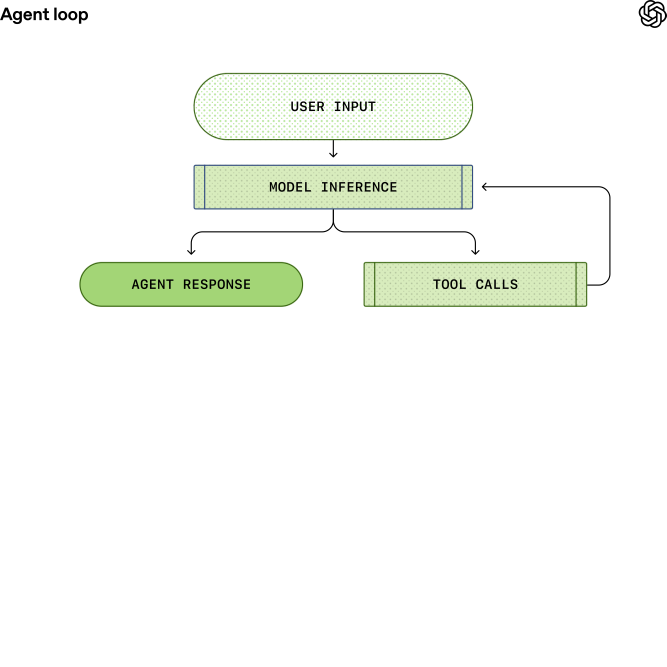
#> input picture skills-source/owned/codex-agent-loop/assets/openai-unrolling-the-codex-agent-loop/agent-loop.png, 2000 x 2000 px (shown at 1/3 size)
$ python -i panel_compose.py   (imports and definitions only)
#> lines starting #> are read from the running program, lines starting #| are printed output that depends on the picture
#!/usr/bin/env python3
from __future__ import annotations

import argparse
from pathlib import Path
from PIL import Image, ImageDraw, ImageFont

FONT_CANDIDATES = [
    "/System/Library/Fonts/Supplemental/Bradley Hand Bold.ttf",
    "/System/Library/Fonts/Noteworthy.ttc",
    "/System/Library/Fonts/MarkerFelt.ttc",
    "/System/Library/Fonts/Supplemental/ChalkboardSE.ttc",
    "/System/Library/Fonts/Supplemental/Chalkboard.ttc",
]


def load_font(size: int, explicit_path: str | None = None) -> tuple[ImageFont.FreeTypeFont | ImageFont.ImageFont, str]:
    candidates = [explicit_path] if explicit_path else []
    candidates.extend(FONT_CANDIDATES)
    for path in candidates:
        if not path:
            continue
        p = Path(path)
        if p.exists():
            try:
                return ImageFont.truetype(str(p), size=size), str(p)
            except Exception:
                continue
    return ImageFont.load_default(), "PIL default"


def text_size(draw: ImageDraw.ImageDraw, text: str, font) -> tuple[int, int]:
    if not text:
        return 0, 0
    l, t, r, b = draw.multiline_textbbox((0, 0), text, font=font, spacing=6)
    return r - l, b - t


def wrap_text(draw: ImageDraw.ImageDraw, text: str, font, max_width: int) -> str:
    if not text:
        return ""
    paragraphs = text.splitlines() or [text]
    out_lines: list[str] = []
    for paragraph in paragraphs:
        if not paragraph.strip():
            out_lines.append("")
            continue
        words = paragraph.split()
        current = words[0]
        for word in words[1:]:
            candidate = f"{current} {word}"
            width, _ = text_size(draw, candidate, font)
            if width <= max_width:
                current = candidate
            else:
                out_lines.append(current)
                current = word
        out_lines.append(current)
    return "\n".join(out_lines)


def line_height(draw: ImageDraw.ImageDraw, font, spacing: int = 0) -> int:
    l, t, r, b = draw.textbbox((0, 0), "Ag", font=font)
    return (b - t) + spacing


# [74 lines left out: functions phrase_boxes, draw_marker_swatch, draw_rough_underline, parse_rgba, not called in this run]


def compose_panel(
    image_path: Path,
    out_path: Path,
    kicker: str = "",
    title: str = "",
    subtitle: str = "",
    brand: str = "",
    footer: str = "",
    bottom_note: str = "",
    font_path: str | None = None,
    title_size: int = 62,
    subtitle_size: int = 34,
    kicker_size: int = 34,
    footer_size: int = 26,
    highlight_title: str = "",
    highlight_subtitle: str = "",
    highlight_style: str = "swash",
    highlight_color: tuple[int, int, int, int] = (175, 175, 175, 90),
    highlight_width: int = 3,
    highlight_pad: int = 2,
    title_highlight_color: tuple[int, int, int, int] | None = None,
    subtitle_highlight_color: tuple[int, int, int, int] | None = None,
    crop_px: int = 0,
    border_px: int = 4,
    outer_pad_x: int = 44,
    outer_pad_y: int = 30,
    band_gap: int = 18,
    divider_gap: int = 22,
) -> dict:
#> called with out_path = 'out.png', kicker = '', title = '', subtitle = '', brand = '', footer = '', bottom_note = '', title_size = 62
    base = Image.open(image_path).convert("RGBA")
#> base is the input picture: PIL image 2000x2000 RGBA; mean R, G, B, A 247.9, 250.3, 245.6, 255
    if crop_px > 0:
        w0, h0 = base.size
        inset = min(crop_px, max(0, (w0 // 2) - 1), max(0, (h0 // 2) - 1))
        cropped = base.crop((inset, inset, w0 - inset, h0 - inset))
        base = cropped.resize((w0, h0), Image.Resampling.LANCZOS)
    width, height = base.size
#> width = 2000; height = 2000

    canvas = Image.new("RGBA", (width, height + 320), (255, 255, 255, 255))
#> canvas: PIL image 2000x2320 RGBA; every value is 255
    draw = ImageDraw.Draw(canvas)

    kicker_font, kicker_name = load_font(kicker_size, font_path)
    title_font, title_name = load_font(title_size, font_path)
    subtitle_font, subtitle_name = load_font(subtitle_size, font_path)
    brand_font, brand_name = load_font(28, font_path)
    footer_font, footer_name = load_font(footer_size, font_path)
    note_font, note_name = load_font(max(footer_size + 12, 38), font_path)

    text_width_max = width - outer_pad_x * 2
#> text_width_max = 1912
    if brand:
        brand_w, _ = text_size(draw, brand, brand_font)
        text_width_max = max(300, width - outer_pad_x * 3 - brand_w)

    kicker_wrapped = wrap_text(draw, kicker, kicker_font, text_width_max) if kicker else ""
#> kicker_wrapped = ''
    title_wrapped = wrap_text(draw, title, title_font, text_width_max)
#> title_wrapped = ''
    subtitle_wrapped = wrap_text(draw, subtitle, subtitle_font, text_width_max) if subtitle else ""
#> subtitle_wrapped = ''

    y = outer_pad_y
    if kicker_wrapped:
        draw.multiline_text((outer_pad_x, y), kicker_wrapped, font=kicker_font, fill=(0, 0, 0), spacing=6)
        _, kicker_h = text_size(draw, kicker_wrapped, kicker_font)
        y += kicker_h + 8

    title_phrases = [p.strip() for p in highlight_title.split("||") if p.strip()]
    title_boxes = phrase_boxes(draw, title_wrapped, title_phrases, title_font, outer_pad_x, y, spacing=8) if title_phrases else []
#> title_boxes = []
    for box in title_boxes:
        if highlight_style == "underline":
            draw_rough_underline(canvas, box, fill=(title_highlight_color or highlight_color), width=highlight_width, pad=highlight_pad)
        else:
            draw_marker_swatch(canvas, box, fill=(title_highlight_color or highlight_color))
#> this loop made 0 passes
    draw.multiline_text((outer_pad_x, y), title_wrapped, font=title_font, fill=(0, 0, 0), spacing=8)
    _, title_h = text_size(draw, title_wrapped, title_font)
#> title_h = 0
    y += title_h
#> y = 30

    if subtitle_wrapped:
        y += band_gap
        subtitle_phrases = [p.strip() for p in highlight_subtitle.split("||") if p.strip()]
        subtitle_boxes = phrase_boxes(draw, subtitle_wrapped, subtitle_phrases, subtitle_font, outer_pad_x, y, spacing=6) if subtitle_phrases else []
        for box in subtitle_boxes:
            if highlight_style == "underline":
                draw_rough_underline(canvas, box, fill=(subtitle_highlight_color or highlight_color), width=max(2, highlight_width - 1), pad=highlight_pad)
            else:
                draw_marker_swatch(canvas, box, fill=(subtitle_highlight_color or highlight_color))
        draw.multiline_text((outer_pad_x, y), subtitle_wrapped, font=subtitle_font, fill=(0, 0, 0), spacing=6)
        _, subtitle_h = text_size(draw, subtitle_wrapped, subtitle_font)
        y += subtitle_h

    if brand:
        brand_w, brand_h = text_size(draw, brand, brand_font)
        draw.multiline_text((width - outer_pad_x - brand_w, outer_pad_y + 4), brand, font=brand_font, fill=(0, 0, 0), align="right")
        y = max(y, outer_pad_y + brand_h)

    y += divider_gap
#> y = 52
    draw.line((outer_pad_x, y, width - outer_pad_x, y), fill=(0, 0, 0), width=2)
    y += divider_gap
#> y = 74

    footer_h = 0
    note_h = 0
    note_wrapped = ""
    note_block_h = 0
    if bottom_note:
        note_wrapped = wrap_text(draw, bottom_note, note_font, width - outer_pad_x * 2)
        _, note_h = text_size(draw, note_wrapped, note_font)
        note_block_h = note_h + 28
    if footer:
        _, footer_h = text_size(draw, footer, footer_font)
    final_h = y + height + outer_pad_y + note_block_h + (footer_h + 12 if footer else 0)
#> final_h = 2104
    final = Image.new("RGBA", (width, final_h), (255, 255, 255, 255))
#> final: PIL image 2000x2104 RGBA; every value is 255
    final.paste(canvas.crop((0, 0, width, y)), (0, 0))
    final.paste(base, (0, y), base)
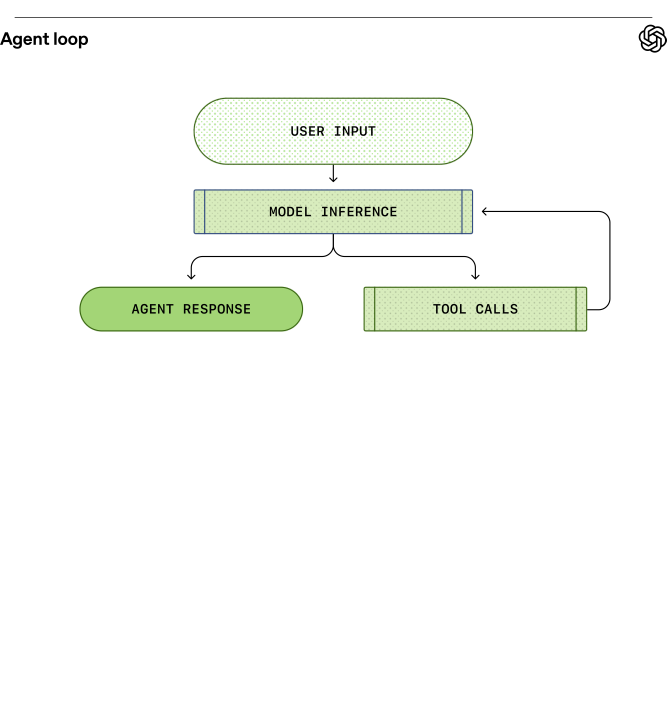
#> final: PIL image 2000x2104 RGBA (shown at 1/3 size); mean R, G, B, A 248, 250.3, 245.8, 255

    final_draw = ImageDraw.Draw(final)
    if bottom_note:
        note_x = outer_pad_x + max(0, ((width - outer_pad_x * 2) - text_size(final_draw, note_wrapped, note_font)[0]) // 2)
        note_y = y + height + 18
        bbox = final_draw.multiline_textbbox((note_x, note_y), note_wrapped, font=note_font, spacing=4)
        pad_x, pad_y = 10, 6
        final_draw.rounded_rectangle((bbox[0]-pad_x, bbox[1]-pad_y, bbox[2]+pad_x, bbox[3]+pad_y), radius=10, fill=(255,255,255,215))
        final_draw.multiline_text((note_x, note_y), note_wrapped, font=note_font, fill=(0,0,0), spacing=4, align="left")
    if footer:
        footer_w, footer_h = text_size(final_draw, footer, footer_font)
        footer_x = width - outer_pad_x - footer_w
        footer_y = final_h - outer_pad_y - footer_h
        final_draw.multiline_text((footer_x, footer_y), footer, font=footer_font, fill=(0, 0, 0), align="right")
    if border_px > 0:
        for i in range(border_px):
            final_draw.rectangle((i, i, width - 1 - i, final_h - 1 - i), outline=(0, 0, 0), width=1)

#> (the run stopped early here; a loop or call above may not have finished)
